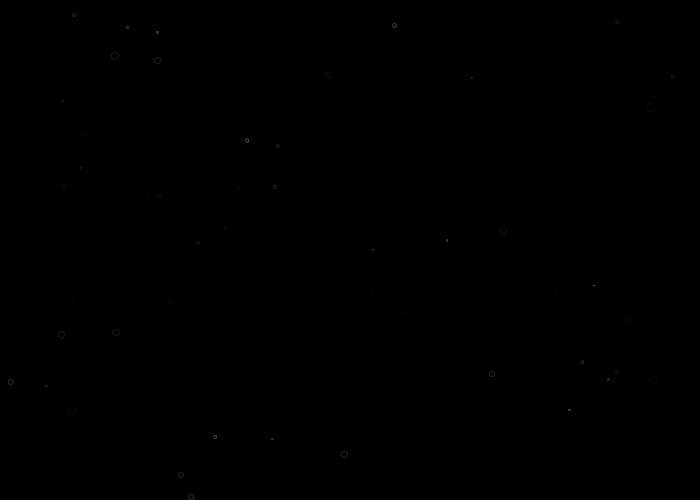
Frame 1 (no input)
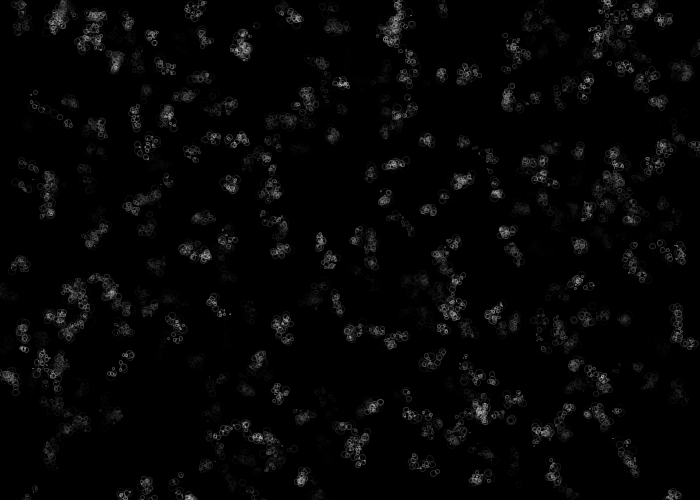
Frame 60 (the mouse pressed at the canvas centre just before this capture)
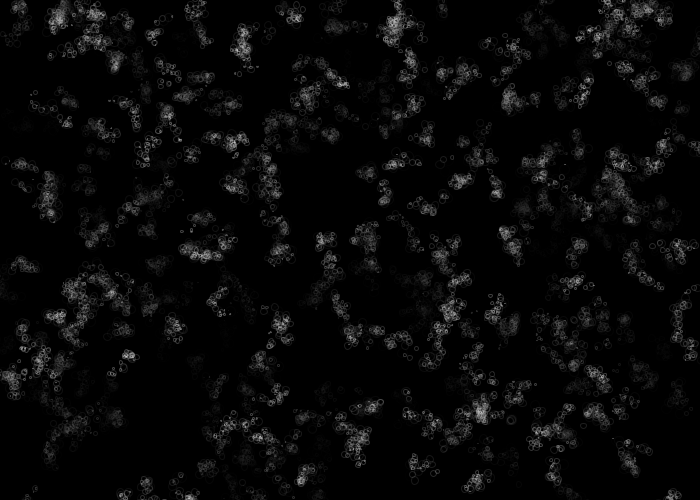
Frame 120 (the mouse held since frame 60 and released just before this capture)

The Processing sketch that drew these frames (run headless with seeded random() and noise(); from frame 60 on, the mouse is pressed at the canvas centre):

// Processing sketch: processing_126981
// ── processing_126981.pde

class Walker{
PVector pos = new PVector(0,0);
PVector velocity = new PVector(0,0);
float x;
float y;
float R;
float G;
float B;
float noiseCoor;
    
    Walker(float newx, float newy,float newR, float newG, float newB, float offset){
      //x = newx;
      //y = newy;
      
      pos.x = newx;
      pos.y = newy;
      
      R = newR;
      G = newG;
      B = newB;
      noiseCoor += offset;
      
    }
    
    void display(){
    float r = random(1)*globalRadius;
    //noStroke();
    stroke(R,G,B,constrain(100-r*10,0,100));
    //stroke(R,G,B,constrain(R,100,100));
    //fill(R,G,B,constrain(r,100,100));
    noFill();
    ellipse(pos.x,pos.y,r,r);
    //ellipse(pos.x,pos.y,globalRadius,globalRadius);
    
    }
    
     
    /* 
    void step() {
      int choice = int(random(4));
      
      switch (choice) {
          case 0: pos.x++; break;
          case 1: pos.x--; break;
          case 2: pos.y++; break;
          case 3: pos.y--; break;
          default: break;
          }
     }
     */
     
     void step() {
          float angle = noise(noiseCoor)*360;
          velocity = fromAngle(angle);
          velocity.mult(noise(noiseCoor)*5);
          pos.add(velocity);    
          noiseCoor +=1;
      }
      
      
      
}
Walker[] w = new Walker[350];

float globalRadius = 0;
float globalNoisePos = 0;
float sizeRange = 0;
int MAXRANGE=50;



void setup(){
  size(700,500);
 for(int i =0;i<w.length;i++){
  int greyscale = int(random(255));
  w[i] = new Walker(random(width),random(height), greyscale,greyscale,greyscale, random(75));
 }
  background(0);
  

}
void draw(){
  
  if (second()%5<2.5) {
          sizeRange=((second()%5)+1)*MAXRANGE;
      }  else {
          sizeRange=(5-second()%5)*MAXRANGE;
  }
  
  globalNoisePos+=0.01;
  globalRadius = noise(globalNoisePos)*sizeRange;
  
  for(int i =0;i<w.length;i++){
  w[i].step();
  w[i].display();
  }
}

void keyPressed() {
 if(key=='s'){ 
    saveImage();}

    if(key=='b') {
    filter(BLUR);
    }  
    
    if (key=='c') {
    background(0);
    }
    
        
}
void saveImage() {
  String fileName = timeStamp()+".png";
  PImage imageSave = get(0,0,width,height);
  imageSave.save(fileName);
}

String timeStamp() {
 String timestamp = year()+"_"+month()+"_"+day()+"_"+minute()+"_"+second()+"_"+millis();
 return timestamp;
}

public PVector fromAngle(float angle) {
    float x = cos(angle);
    float y = sin(angle);
    return new PVector(x,y);
    }
